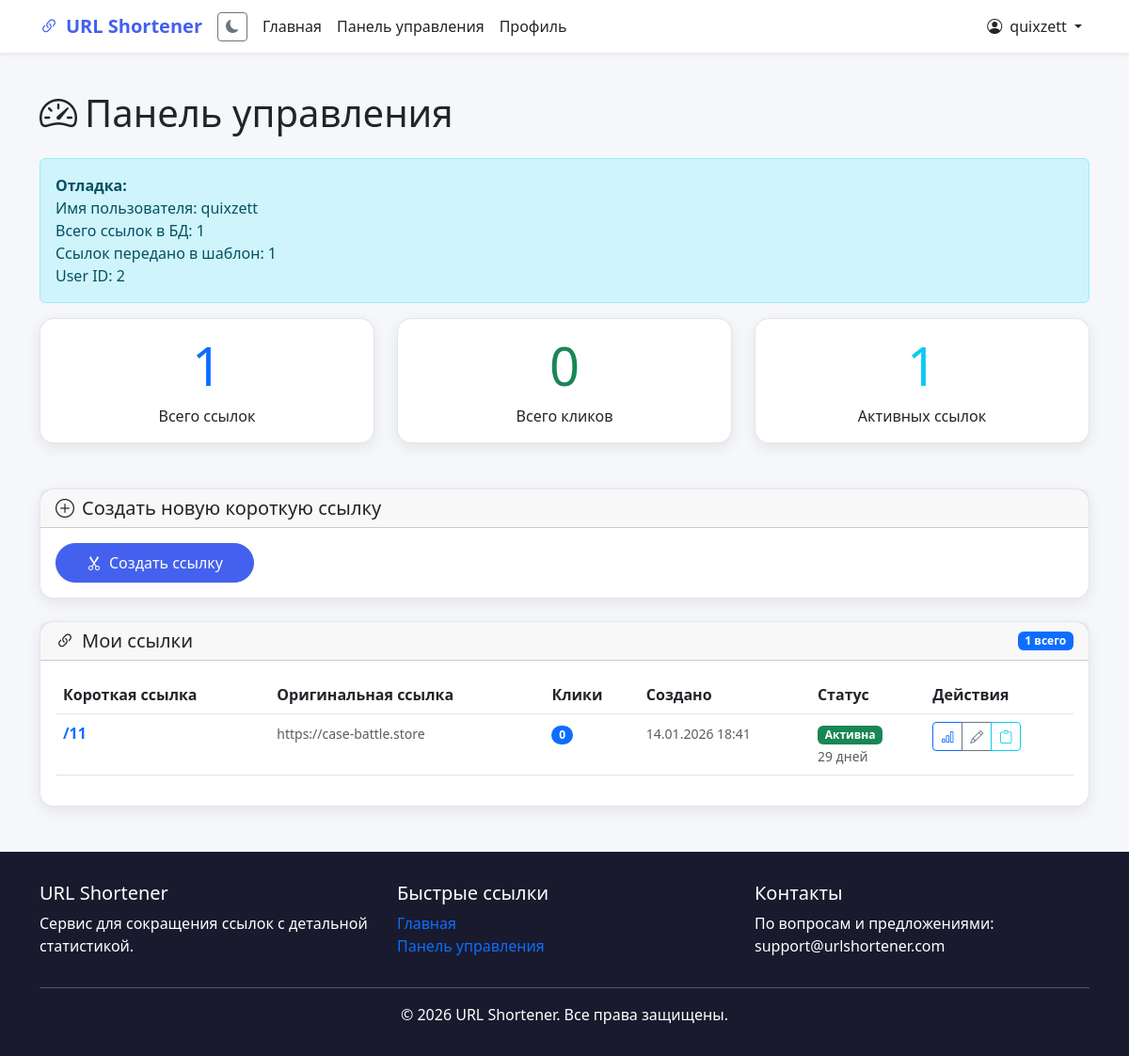
The app's page /dashboard/ (signed in) with its own data.
### shortener/models.py (models this page shows, shortened)
class ShortenedURL(models.Model):
    original_url = models.URLField(max_length=2000, verbose_name="Оригинальный URL")
    short_code = models.CharField(max_length=20, unique=True, verbose_name="Короткий код")
    title = models.CharField(max_length=200, blank=True, verbose_name="Название ссылки")
    description = models.TextField(blank=True, verbose_name="Описание")
    created_at = models.DateTimeField(auto_now_add=True, verbose_name="Создано")
    updated_at = models.DateTimeField(auto_now=True, verbose_name="Обновлено")
    expires_at = models.DateTimeField(null=True, blank=True, verbose_name="Истекает")
    click_count = models.PositiveIntegerField(default=0, verbose_name="Кликов")
    last_clicked = models.DateTimeField(null=True, blank=True, verbose_name="Последний клик")
    user = models.ForeignKey(User, on_delete=models.CASCADE, null=True, blank=True,
                            verbose_name="Пользователь", related_name='shortened_urls')
    is_active = models.BooleanField(default=True, verbose_name="Активна")
    password = models.CharField(max_length=100, blank=True, verbose_name="Пароль (опционально)")
    is_private = models.BooleanField(default=False, verbose_name="Приватная ссылка")
    tags = models.CharField(max_length=200, blank=True, verbose_name="Теги (через запятую)")
    qr_code = models.ImageField(upload_to='qr_codes/', null=True, blank=True, verbose_name="QR код")
    class Meta:
        verbose_name = "Сокращенная ссылка"
        verbose_name_plural = "Сокращенные ссылки"
        ordering = ['-created_at']
        indexes = [
            models.Index(fields=['short_code']),
            models.Index(fields=['user', 'created_at']),
            models.Index(fields=['is_active', 'expires_at']),
        ]
    def is_expired(self):
        if self.expires_at:
            return timezone.now() > self.expires_at
        return False
    def days_left(self):
        if self.expires_at:
            delta = self.expires_at - timezone.now()
            return max(0, delta.days)
        return None

### shortener/views.py (the view)
# urls.py: path('dashboard/', views.dashboard, name='dashboard'),
@login_required
def dashboard(request):
    user_urls = ShortenedURL.objects.filter(user=request.user).order_by('-created_at')
    print(f"=== DASHBOARD DEBUG ===")
    print(f"Пользователь: {request.user} (id: {request.user.id})")
    print(f"Найдено ссылок: {user_urls.count()}")
    if user_urls.exists():
        for i, url in enumerate(user_urls[:5]):
            print(f"  {i+1}. {url.short_code} -> {url.original_url[:50]}")
    else:
        print("  Нет ссылок для этого пользователя")
    print(f"=======================")
    total_urls = user_urls.count()
    total_clicks = sum(url.click_count for url in user_urls)
    active_urls = user_urls.filter(is_active=True, expires_at__gt=timezone.now()).count()
    if request.GET.get('all') == 'true':
        context_user_urls = user_urls
    else:
        context_user_urls = user_urls[:20]
    context = {
        'user_urls': context_user_urls,
        'total_urls': total_urls,
        'total_clicks': total_clicks,
        'active_urls': active_urls,
    }
    return render(request, 'shortener/dashboard.html', context)

### shortener/templates/shortener/dashboard.html (shortened to what this page needs)
{% extends 'base.html' %}
{% block content %}
<div class="row">
    <div class="col-lg-12">
        <h1 class="mb-4">
            <i class="bi bi-speedometer2 me-2"></i>Панель управления
        </h1>
        <div class="alert alert-info">
            <strong>Отладка:</strong><br>
            Имя пользователя: {{ user.username }}<br>
            Всего ссылок в БД: {{ total_urls }}<br>
            Ссылок передано в шаблон: {{ user_urls|length }}<br>
            User ID: {{ user.id }}
        </div>
        <div class="row mb-4">
            <div class="col-md-4">
                <div class="card text-center">
                    <div class="card-body">
                        <h2 class="display-4 text-primary">{{ total_urls }}</h2>
                        <p class="card-text">Всего ссылок</p>
                    </div>
                </div>
            </div>
            <div class="col-md-4">
                <div class="card text-center">
                    <div class="card-body">
                        <h2 class="display-4 text-success">{{ total_clicks }}</h2>
                        <p class="card-text">Всего кликов</p>
                    </div>
                </div>
            </div>
            <div class="col-md-4">
                <div class="card text-center">
                    <div class="card-body">
                        <h2 class="display-4 text-info">{{ active_urls }}</h2>
                        <p class="card-text">Активных ссылок</p>
                    </div>
                </div>
            </div>
        </div>
        <div class="card mb-4">
            <div class="card-header">
                <h5 class="mb-0">
                    <i class="bi bi-plus-circle me-2"></i>Создать новую короткую ссылку
                </h5>
            </div>
            <div class="card-body">
                <a href="{% url 'home' %}" class="btn btn-primary">
                    <i class="bi bi-scissors me-2"></i>Создать ссылку
                </a>
            </div>
        </div>
        <div class="card">
            <div class="card-header d-flex justify-content-between align-items-center">
                <h5 class="mb-0">
                    <i class="bi bi-link-45deg me-2"></i>Мои ссылки
                </h5>
                <span class="badge bg-primary">{{ total_urls }} всего</span>
            </div>
            <div class="card-body">
                {% if user_urls %}
                    <div class="table-responsive">
                        <table class="table table-hover">
                            <thead>
                                <tr>
                                    <th>Короткая ссылка</th>
                                    <th>Оригинальная ссылка</th>
                                    <th>Клики</th>
                                    <th>Создано</th>
                                    <th>Статус</th>
                                    <th>Действия</th>
                                </tr>
                            </thead>
                            <tbody>
                                {% for url in user_urls %}
                                <tr>
                                    <td>
                                        <a href="{% url 'redirect' url.short_code %}" target="_blank" class="text-decoration-none">
                                            <strong>/{{ url.short_code }}</strong>
                                        </a>
                                    </td>
                                    <td>
                                        <small class="text-muted">{{ url.original_url|truncatechars:40 }}</small>
                                    </td>
                                    <td>
                                        <span class="badge bg-primary rounded-pill">{{ url.click_count }}</span>
                                    </td>
                                    <td>
                                        <small class="text-muted">{{ url.created_at|date:"d.m.Y H:i" }}</small>
                                    </td>
                                    <td>
                                        {% if url.is_expired %}
                                            <span class="badge bg-danger">Истекла</span>
                                        {% elif not url.is_active %}
                                            <span class="badge bg-secondary">Неактивна</span>
                                        {% else %}
                                            <span class="badge bg-success">Активна</span>
                                        {% endif %}
                                        {% if url.days_left %}
                                            <br><small class="text-muted">{{ url.days_left }} дней</small>
                                        {% endif %}
                                    </td>
                                    <td>
                                        <div class="btn-group btn-group-sm">
                                            <a href="{% url 'url_detail' url.short_code %}" class="btn btn-outline-primary" title="Статистика">
                                                <i class="bi bi-bar-chart"></i>
                                            </a>
                                            <a href="{% url 'edit_url' url.short_code %}" class="btn btn-outline-secondary" title="Редактировать">
                                                <i class="bi bi-pencil"></i>
                                            </a>
                                            <button type="button" class="btn btn-outline-info" onclick="copyToClipboard('{{ request.scheme }}://{{ request.get_host }}/go/{{ url.short_code }}')" title="Копировать">
                                                <i class="bi bi-clipboard"></i>
                                            </button>
                                        </div>
                                    </td>
                                </tr>
                                {% endfor %}
                            </tbody>
                        </table>
                    </div>
                {% endif %}
            </div>
        </div>
    </div>
</div>
{% endblock %}

### shortener/templates/base.html (shortened to what this page needs)
<!DOCTYPE html>
<html lang="ru" data-bs-theme="light">
<head>
    <link href="https://cdn.jsdelivr.net/npm/bootstrap@5.3.0/dist/css/bootstrap.min.css" rel="stylesheet">
    <link rel="stylesheet" href="https://cdn.jsdelivr.net/npm/bootstrap-icons@1.10.0/font/bootstrap-icons.css">
</head>
<body>
    <nav class="navbar navbar-expand-lg navbar-light shadow-sm">
        <div class="container">
            <a class="navbar-brand" href="{% url 'home' %}">
                <i class="bi bi-link-45deg me-2"></i>URL Shortener
            </a>
            <button class="btn btn-sm btn-outline-secondary me-2" id="themeToggle">
                <i class="bi bi-moon-fill"></i>
            </button>
            <div class="collapse navbar-collapse" id="navbarNav">
                <ul class="navbar-nav me-auto">
                    <li class="nav-item">
                        <a class="nav-link" href="{% url 'home' %}">Главная</a>
                    </li>
                    {% if user.is_authenticated %}
                    <li class="nav-item">
                        <a class="nav-link" href="{% url 'dashboard' %}">Панель управления</a>
                    </li>
                    <li class="nav-item">
                        <a class="nav-link" href="{% url 'user_profile' %}">Профиль</a>
                    </li>
                    {% endif %}
                </ul>
                <ul class="navbar-nav">
                    {% if user.is_authenticated %}
                    <li class="nav-item dropdown">
                        <a class="nav-link dropdown-toggle" href="#" role="button" data-bs-toggle="dropdown">
                            <i class="bi bi-person-circle me-1"></i> {{ user.username }}
                        </a>
                    </li>
                    {% endif %}
                </ul>
            </div>
        </div>
    </nav>
    <main class="container my-4 flex-grow-1">
        {% block content %}{% endblock %}
    </main>
    <footer>
        <div class="container">
            <div class="row">
                <div class="col-md-4">
                    <h5>URL Shortener</h5>
                    <p>Сервис для сокращения ссылок с детальной статистикой.</p>
                </div>
                <div class="col-md-4">
                    <h5>Быстрые ссылки</h5>
                    <ul class="list-unstyled">
                        <li><a href="{% url 'home' %}" class="text-decoration-none footer-link">Главная</a></li>
                        {% if user.is_authenticated %}
                        <li><a href="{% url 'dashboard' %}" class="text-decoration-none footer-link">Панель управления</a></li>
                        {% else %}
                        <li><a href="{% url 'register' %}" class="text-decoration-none footer-link">Регистрация</a></li>
                        {% endif %}
                    </ul>
                </div>
                <div class="col-md-4">
                    <h5>Контакты</h5>
                    <p>По вопросам и предложениями: support@urlshortener.com</p>
                </div>
            </div>
            <hr>
            <div class="text-center">
                <p class="mb-0">&copy; {% now "Y" %} URL Shortener. Все права защищены.</p>
            </div>
        </div>
    </footer>
</body>
</html>

### shortener/templates/base.html (style rules this page uses)
:root { --primary-color: #4361ee; --secondary-color: #3f37c9; --success-color: #4cc9f0; --dark-color: #1a1a2e; --light-color: #f8f9fa; }
[data-bs-theme="light"] { --bg-color: #f5f7fb; --text-color: #212529; --card-bg: #ffffff; --hero-bg: var(--primary-color); --hero-text: #ffffff; --footer-bg: var(--dark-color); --footer-text: #ffffff; --navbar-bg: #ffffff; }
body { font-family: 'Segoe UI', Tahoma, Geneva, Verdana, sans-serif; background-color: var(--bg-color); color: var(--text-color); min-height: 100vh; display: flex; flex-direction: column; }
.navbar { background-color: var(--navbar-bg) !important; box-shadow: 0 2px 4px rgba(0,0,0,0.1); }
.navbar-brand { font-weight: 700; color: var(--primary-color) !important; }
.navbar-nav .nav-link { color: var(--text-color) !important; }
.card { background-color: var(--card-bg); color: var(--text-color); border-radius: 15px; border: 1px solid rgba(0,0,0,0.1); box-shadow: 0 5px 15px rgba(0,0,0,0.08); transition: transform 0.3s ease; margin-bottom: 1.5rem; }
.btn-primary { background-color: var(--primary-color); border-color: var(--primary-color); padding: 0.5rem 2rem; border-radius: 50px; }
footer { margin-top: auto; padding: 2rem 0; background-color: var(--footer-bg) !important; color: var(--footer-text) !important; }
.table { color: var(--text-color); }
.badge { color: #fff; }

### records on screen
ShortenedURL: short_code "11", original_url "https://case-battle.store", click_count "0", created_at "14.01.2026 18:41", is_active "Активна", days_left "29"

### other values on screen
{{ user.username }} "quixzett"
{{ total_urls }} "1"
{{ user_urls|length }} "1"
{{ user.id }} "2"
{{ total_clicks }} "0"
{{ active_urls }} "1"
